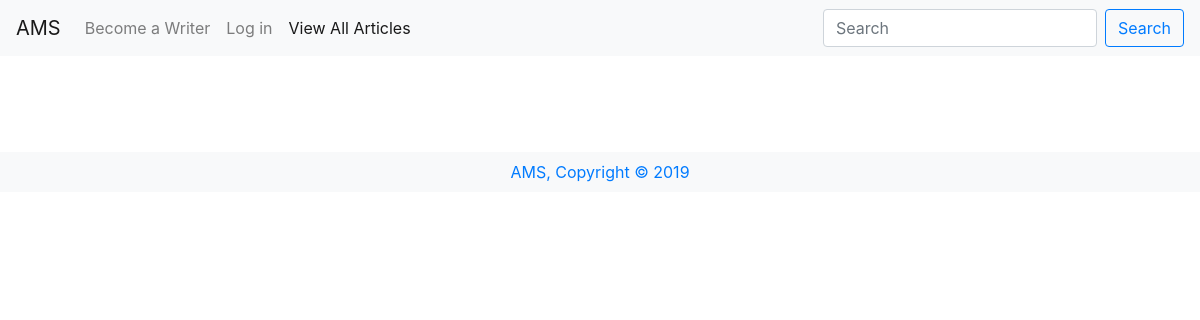
Page /viewall on the earlier database version.
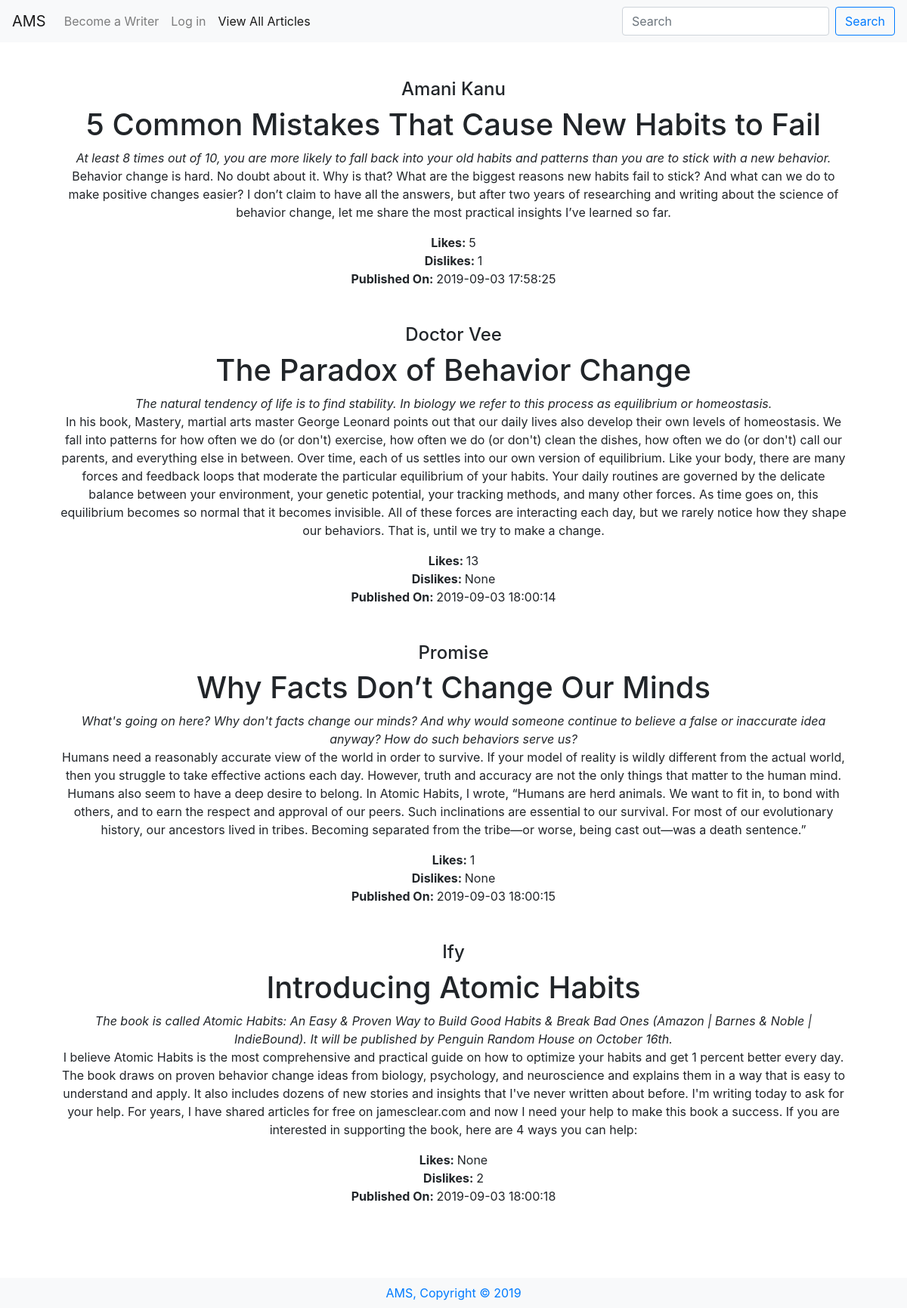
Same page on the later database version.
### tables this page shows
CREATE TABLE 'articles' ('id' integer PRIMARY KEY AUTOINCREMENT NOT NULL, 'userid' smallint NOT NULL, 'title' varchar(255) NOT NULL, 'description' varchar(300) NOT NULL, 'content' text NOT NULL, 'like' smallint, 'dislike' smallint, 'image' bytea, 'date' timestamp NOT NULL DEFAULT CURRENT_TIMESTAMP);

CREATE TABLE 'users' ('id' integer PRIMARY KEY AUTOINCREMENT NOT NULL, 'username' varchar(255) NOT NULL, 'email' varchar(255) NOT NULL, 'password' varchar(255) NOT NULL);

### application.py (the view)
@app.route("/viewall")
def viewall():
    rows = db.execute("""SELECT users.username, articles.title, articles.description,
    articles.content, articles.like, articles.dislike, articles.image, articles.date
    FROM users JOIN articles ON users.id = articles.userid""")
    return render_template("viewall.html", data=rows)

### application.py (called while the page is built)
@app.after_request
def after_request(response):
    response.headers["Cache-Control"] = "no-cache, no-store, must-revalidate"
    response.headers["Expires"] = 0
    response.headers["Pragma"] = "no-cache"
    return response

### templates/viewall.html (shortened to what this page needs)
{% extends "layout.html" %}
{% block main %}
<div id="articles">
{% for datum in data %}
<div class="mb-5 article">
<h4>{{ datum.username }}</h4>
<h1>{{ datum.title }}</h1>
<i>{{ datum.description }}</i>
<p>{{ datum.content }}</p>
<span><b>Likes: </b>{{ datum.like }}</span> <br>
<span><b>Dislikes: </b>{{ datum.dislike }}</span><br>
<span><b>Published On: </b>{{ datum.date }}</span>
</div>
{% endfor %}
</div>
{% endblock %}

### templates/layout.html (shortened to what this page needs)
<!DOCTYPE html>
<html lang="en">
  <head>
    <link
      rel="stylesheet"
      href="/static/bootstrap.min.css"
    />
    <link rel="stylesheet" href="/static/styles.css"/>
  </head>
  <body>
    <nav class="navbar navbar-expand-lg navbar-light bg-light">
      <a class="navbar-brand" href="/">AMS</a>
      <div class="collapse navbar-collapse" id="navbarSupportedContent">
        <ul class="navbar-nav mr-auto">
            {% if session.user_id %}
          <li class="nav-item">
            <a class="nav-link" href="#">Write an Article</a>
          </li>
          <li class="nav-item dropdown">
              <a
                class="nav-link dropdown-toggle"
                href="#"
                id="navbarDropdown"
                role="button"
                data-toggle="dropdown"
              >
                My Articles
              </a>
              <div class="dropdown-menu" aria-labelledby="navbarDropdown">
                <a class="dropdown-item" href="/view">View All</a>
                <a class="dropdown-item" href="/edit">Edit an Article</a>
                <div class="dropdown-divider"></div>
                <a class="dropdown-item" href="#">Something else here</a>
              </div>
            </li>
            {% else %}
            <li class="nav-item">
                <a class="nav-link" href="/register">Become a Writer</a>
              </li>
              <li class="nav-item">
                  <a class="nav-link" href="/login">Log in</a>
                </li>
            {% endif %}
          <li class="nav-item active">
            <a class="nav-link" href="viewall">View All Articles</a>
          </li>
        </ul>
        <form class="form-inline my-2 my-lg-0" action="/search" method="GET">
          <input
            class="form-control mr-sm-2"
            type="search"
            name="search"
            placeholder="Search"
          />
          <button class="btn btn-outline-primary my-2 my-sm-0" type="submit">
            Search
          </button>
        </form>
      </div>
    </nav>
    <main class="container p-5">
        {% block main %}{% endblock %}
    </main>
    <footer class="text-center bg-light p-2"><a href="/">AMS, Copyright &copy; 2019</a></footer>
  </body>
</html>

### static/styles.css (style rules this page uses)
h1 { text-align: center; }
main { overflow-x: auto; text-align: center; }

Differences in the rows shown:
added articles: username "Amani Kanu", title "5 Common Mistakes That Cause New Habits to Fail", description "At least 8 times out of 10, you are more likely to fall back into your old habits and patterns than you are to stick with a new behavior.", content "Behavior change is hard. No doubt about it. Why is that? What are the biggest reasons new habits fail to stick? And what can we do to make positive changes easier? I don’t claim to have all the answers, but after two years of researching and writing about the science of behavior change, let me share the most practical insights I’ve learned so far.", like "5", dislike "1", date "2019-09-03 17:58:25"
added articles: username "Doctor Vee", title "The Paradox of Behavior Change", description "The natural tendency of life is to find stability. In biology we refer to this process as equilibrium or homeostasis.", content "In his book, Mastery, martial arts master George Leonard points out that our daily lives also develop their own levels of homeostasis. We fall into patterns for how often we do (or don't) exercise, how often we do (or don't) clean the dishes, how often we do (or don't) call our parents, and everything else in between. Over time, each of us settles into our own version of equilibrium. Like your body, there are many forces and feedback loops that moderate the particular equilibrium of your habits. Your daily routines are governed by the delicate balance between your environment, your genetic potential, your tracking methods, and many other forces. As time goes on, this equilibrium becomes so…", like "13", dislike "None", date "2019-09-03 18:00:14"
added articles: username "Promise", title "Why Facts Don’t Change Our Minds", description "What's going on here? Why don't facts change our minds? And why would someone continue to believe a false or inaccurate idea anyway? How do such behaviors serve us?", content "Humans need a reasonably accurate view of the world in order to survive. If your model of reality is wildly different from the actual world, then you struggle to take effective actions each day. However, truth and accuracy are not the only things that matter to the human mind. Humans also seem to have a deep desire to belong. In Atomic Habits, I wrote, “Humans are herd animals. We want to fit in, to bond with others, and to earn the respect and approval of our peers. Such inclinations are essential to our survival. For most of our evolutionary history, our ancestors lived in tribes. Becoming separated from the tribe—or worse, being cast out—was a death sentence.”", like "1", dislike "None", date "2019-09-03 18:00:15"
added articles: username "Ify", title "Introducing Atomic Habits", description "The book is called Atomic Habits: An Easy & Proven Way to Build Good Habits & Break Bad Ones (Amazon | Barnes & Noble | IndieBound). It will be published by Penguin Random House on October 16th.", content "I believe Atomic Habits is the most comprehensive and practical guide on how to optimize your habits and get 1 percent better every day. The book draws on proven behavior change ideas from biology, psychology, and neuroscience and explains them in a way that is easy to understand and apply. It also includes dozens of new stories and insights that I've never written about before. I'm writing today to ask for your help. For years, I have shared articles for free on jamesclear.com and now I need your help to make this book a success. If you are interested in supporting the book, here are 4 ways you can help:", like "None", dislike "2", date "2019-09-03 18:00:18"
